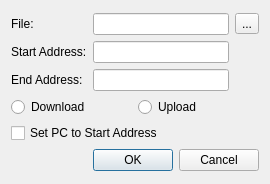
<?xml version="1.0" encoding="UTF-8"?>
<ui version="4.0">
 <class>UIMemoryTransfer</class>
 <widget class="QDialog" name="UIMemoryTransfer">
  <property name="geometry">
   <rect>
    <x>0</x>
    <y>0</y>
    <width>270</width>
    <height>184</height>
   </rect>
  </property>
  <property name="windowTitle">
   <string>Memory Transfer</string>
  </property>
  <layout class="QVBoxLayout" name="verticalLayout_2">
   <item>
    <layout class="QVBoxLayout" name="verticalLayout">
     <item>
      <layout class="QGridLayout" name="gridLayout">
       <item row="1" column="0">
        <widget class="QLabel" name="label_2">
         <property name="text">
          <string>Start Address:</string>
         </property>
        </widget>
       </item>
       <item row="1" column="1">
        <widget class="QLineEdit" name="leStartAddress"/>
       </item>
       <item row="2" column="1">
        <widget class="QLineEdit" name="leEndAddress"/>
       </item>
       <item row="2" column="0">
        <widget class="QLabel" name="label_3">
         <property name="text">
          <string>End Address:</string>
         </property>
        </widget>
       </item>
       <item row="0" column="0">
        <widget class="QLabel" name="label">
         <property name="text">
          <string>File:</string>
         </property>
        </widget>
       </item>
       <item row="0" column="1">
        <widget class="QLineEdit" name="leFile"/>
       </item>
       <item row="0" column="2">
        <widget class="QToolButton" name="tbBrowse">
         <property name="text">
          <string>...</string>
         </property>
        </widget>
       </item>
      </layout>
     </item>
     <item>
      <layout class="QHBoxLayout" name="horizontalLayout">
       <item>
        <widget class="QRadioButton" name="rbDownload">
         <property name="text">
          <string>Download</string>
         </property>
        </widget>
       </item>
       <item>
        <widget class="QRadioButton" name="rbUpload">
         <property name="text">
          <string>Upload</string>
         </property>
        </widget>
       </item>
      </layout>
     </item>
     <item>
      <widget class="QCheckBox" name="cbPC">
       <property name="text">
        <string>Set PC to Start Address</string>
       </property>
      </widget>
     </item>
     <item>
      <widget class="QDialogButtonBox" name="dbbButtons">
       <property name="standardButtons">
        <set>QDialogButtonBox::Cancel|QDialogButtonBox::Ok</set>
       </property>
      </widget>
     </item>
    </layout>
   </item>
  </layout>
 </widget>
 <resources/>
 <connections>
  <connection>
   <sender>dbbButtons</sender>
   <signal>accepted()</signal>
   <receiver>UIMemoryTransfer</receiver>
   <slot>accept()</slot>
   <hints>
    <hint type="sourcelabel">
     <x>373</x>
     <y>399</y>
    </hint>
    <hint type="destinationlabel">
     <x>383</x>
     <y>403</y>
    </hint>
   </hints>
  </connection>
  <connection>
   <sender>dbbButtons</sender>
   <signal>rejected()</signal>
   <receiver>UIMemoryTransfer</receiver>
   <slot>reject()</slot>
   <hints>
    <hint type="sourcelabel">
     <x>467</x>
     <y>399</y>
    </hint>
    <hint type="destinationlabel">
     <x>453</x>
     <y>352</y>
    </hint>
   </hints>
  </connection>
 </connections>
</ui>
